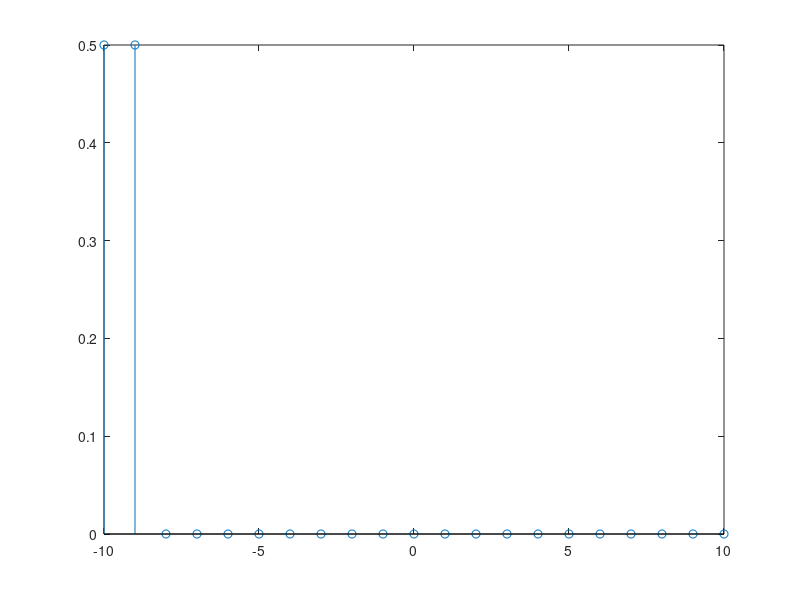
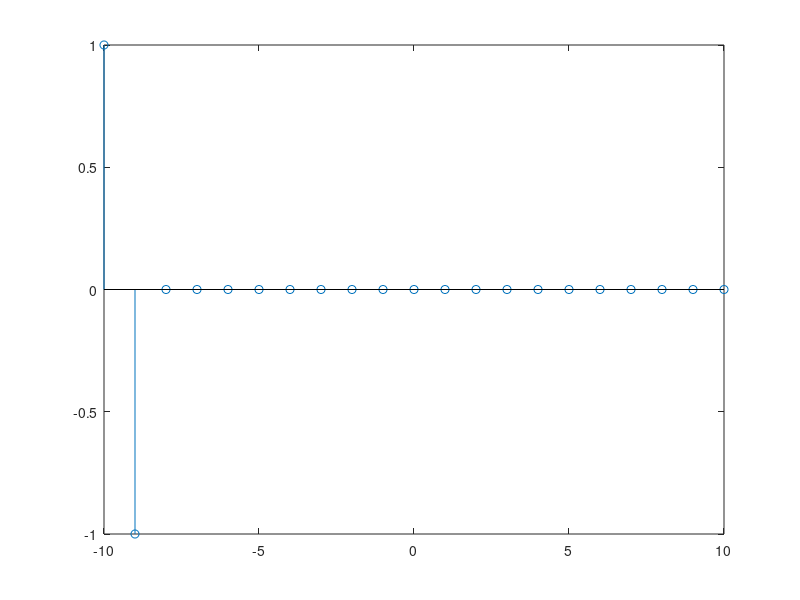
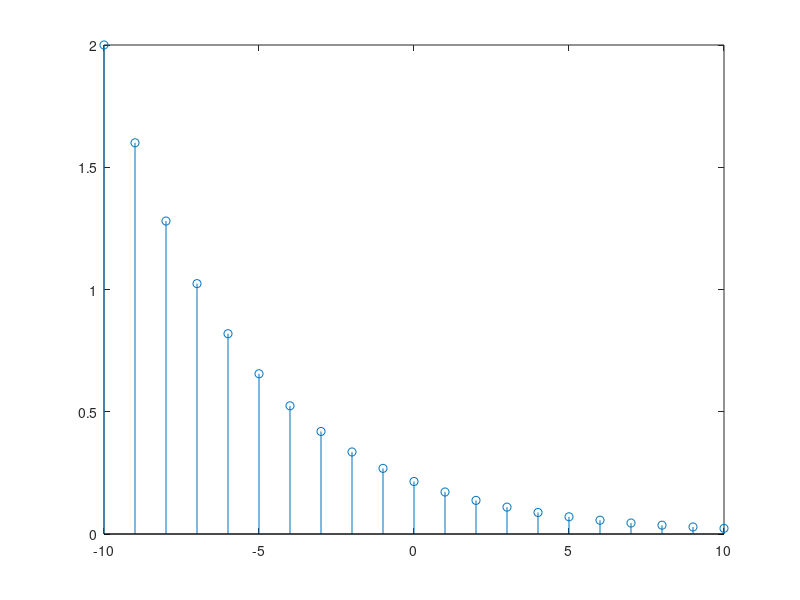

Recreate these plots in MATLAB, in order.
clear all;
clc;

x = [1, zeros(1, 20)];

%alinea a
b1 = [0.5, 0.5];
a1 = [1, 0];
y1 = filter(b1, a1, x);

%alinea b
b2 = [1, -1];
a2 = [1, 0];
y2 = filter(b2, a2, x);

%alinea c
b3 = [2, 0];
a3 = [1, -0.8];
y3 = filter(b3, a3, x);

%graficos
ny = -10:1:10;
stem(ny, y1);
figure;
stem(ny, y2);
figure;
stem(ny, y3);

%a resposta impulsional do sistema é o próprio y, visto que x é o impulso
%unitário. É a própria definição do sistema. Como x está definido como o
%impulso unitário, y na verdade é equivalente a h, resposta ao impulso.